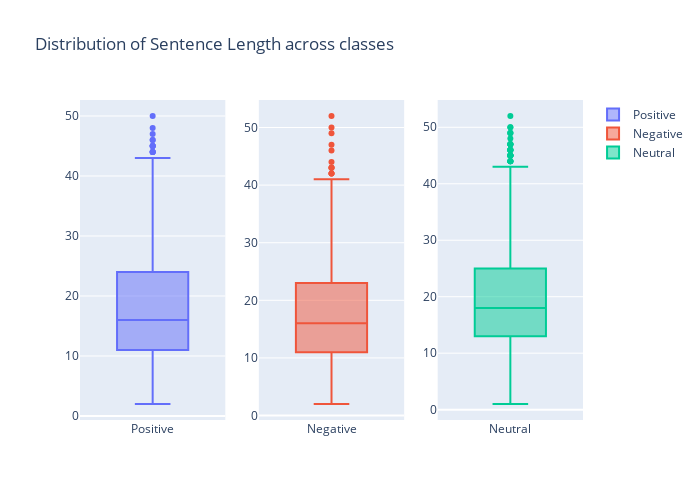

Here is the notebook cell this chart was saved with:
### Markdown cell above
Plotting Sentence Lengths for each class

### Code cell
df_positive = df.loc[df['Sentiment'] == 'positive']
df_negative = df.loc[df['Sentiment'] == 'negative']
df_neutral = df.loc[df['Sentiment'] == 'neutral']


fig = make_subplots(rows=1, cols=3)

fig.append_trace(
    go.Box(name='Positive', y=df_positive['Sentence Length']),
    row=1, col=1
)

fig.append_trace(
    go.Box(name='Negative', y=df_negative['Sentence Length']),
    row=1, col=2
)

fig.append_trace(
    go.Box(name='Neutral', y=df_neutral['Sentence Length']),
    row=1, col=3
)



fig.update_layout(height=500, width=700, title_text="Distribution of Sentence Length across classes")
fig.show()

### Figure 1 — Plotly figure (JSON) as saved in the notebook; plotly's stock layout.template omitted (floating-point values rounded to 4 significant figures; data arrays with more than 128 entries replaced by an {"elided": "..."} marker saying what was removed)
{"data": [{"name": "Positive", "type": "box", "xaxis": "x", "y": {"elided": "1852 int values"}, "yaxis": "y"}, {"name": "Negative", "type": "box", "xaxis": "x2", "y": {"elided": "860 int values"}, "yaxis": "y2"}, {"name": "Neutral", "type": "box", "xaxis": "x3", "y": {"elided": "3130 int values"}, "yaxis": "y3"}], "layout": {"height": 500, "title": {"text": "Distribution of Sentence Length across classes"}, "width": 700, "xaxis": {"anchor": "y", "domain": [0, 0.2889]}, "xaxis2": {"anchor": "y2", "domain": [0.3556, 0.6444]}, "xaxis3": {"anchor": "y3", "domain": [0.7111, 1]}, "yaxis": {"anchor": "x", "domain": [0, 1]}, "yaxis2": {"anchor": "x2", "domain": [0, 1]}, "yaxis3": {"anchor": "x3", "domain": [0, 1]}}}
